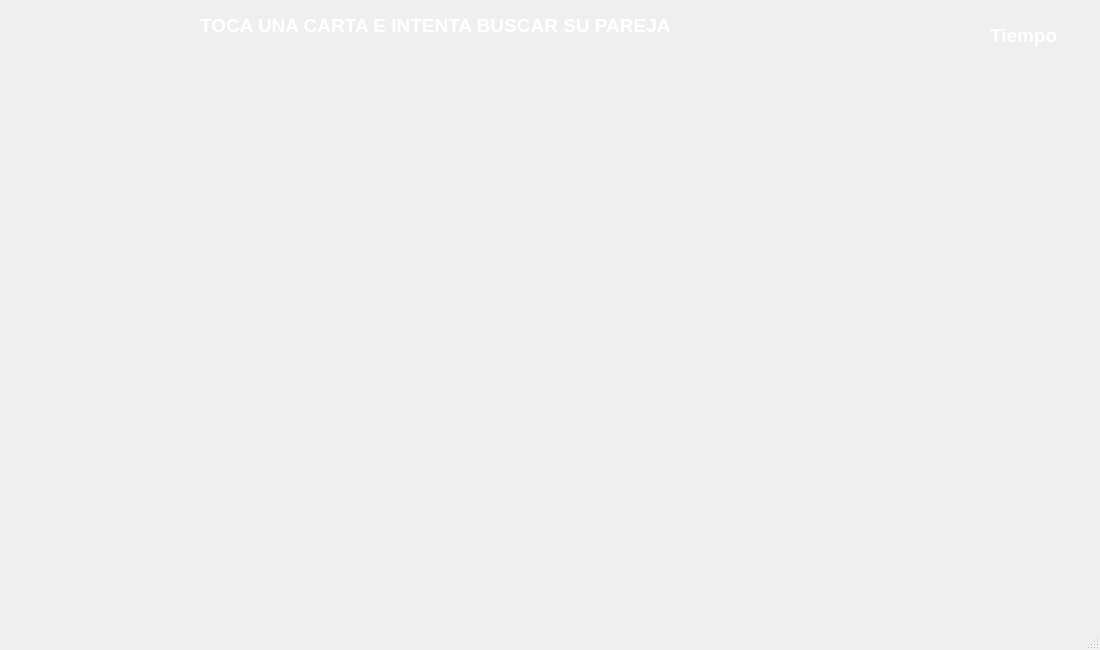
<?xml version="1.0" encoding="UTF-8"?>
<ui version="4.0">
 <class>JuegoMemoria</class>
 <widget class="QMainWindow" name="JuegoMemoria">
  <property name="geometry">
   <rect>
    <x>0</x>
    <y>0</y>
    <width>1100</width>
    <height>650</height>
   </rect>
  </property>
  <property name="font">
   <font>
    <pointsize>14</pointsize>
    <bold>true</bold>
   </font>
  </property>
  <property name="windowTitle">
   <string>JuegoMemoria</string>
  </property>
  <property name="styleSheet">
   <string notr="true">#centralwidget{
background-image: url(://FONDO.png);
}
#Instrucciones{
color:White;
}
#Tiempo{
color:White;
}</string>
  </property>
  <widget class="QWidget" name="centralwidget">
   <widget class="QLabel" name="Instrucciones">
    <property name="geometry">
     <rect>
      <x>200</x>
      <y>0</y>
      <width>611</width>
      <height>51</height>
     </rect>
    </property>
    <property name="font">
     <font>
      <pointsize>14</pointsize>
      <bold>true</bold>
     </font>
    </property>
    <property name="text">
     <string>TOCA UNA CARTA E INTENTA BUSCAR SU PAREJA</string>
    </property>
   </widget>
   <widget class="QLabel" name="Tiempo">
    <property name="geometry">
     <rect>
      <x>990</x>
      <y>20</y>
      <width>91</width>
      <height>31</height>
     </rect>
    </property>
    <property name="font">
     <font>
      <pointsize>14</pointsize>
      <bold>true</bold>
     </font>
    </property>
    <property name="text">
     <string>Tiempo</string>
    </property>
   </widget>
  </widget>
  <widget class="QStatusBar" name="statusbar"/>
 </widget>
 <resources/>
 <connections/>
</ui>
